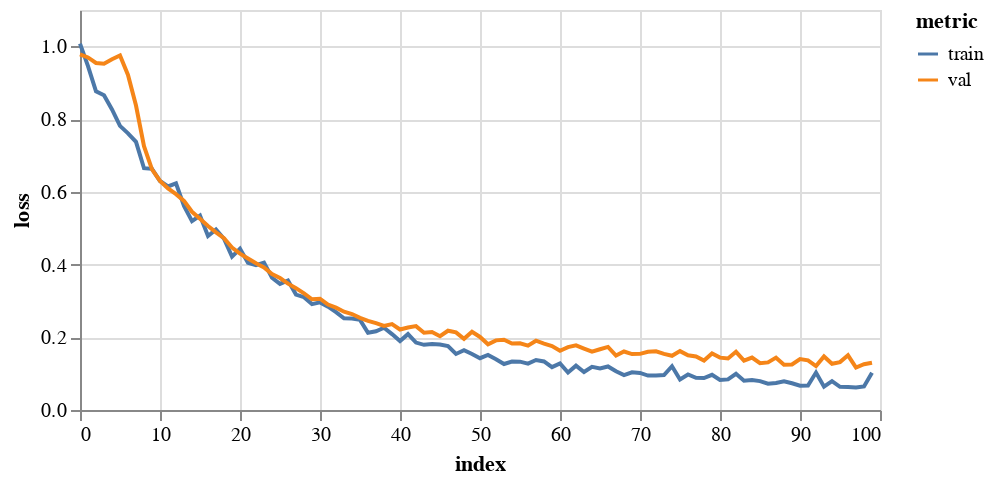

The notebook cell saved with this chart:
### Markdown cell above
## 3. Train a GCN

### Code cell
gcn = FeaStNet()
history = gcn.trainModel(trainData, valData, 
                     epochs=100, 
                     batch_size=256, 
                     flatten=True, 
                     logTrans=False, 
                     ssTrans=True, 
                     saveDir='./results/gcn01/')

plotHistory(history)

### Figure 1 — Vega-Lite specification as saved in the notebook (floating-point values rounded to 4 significant figures)
{"config": {"view": {"continuousWidth": 400, "continuousHeight": 300}}, "data": {"name": "data-d7ed430cebdc8651d9716a730777aa8d"}, "mark": "line", "encoding": {"color": {"type": "nominal", "field": "metric"}, "tooltip": [{"type": "quantitative", "field": "epoch"}, {"type": "quantitative", "field": "value"}], "x": {"type": "quantitative", "field": "index"}, "y": {"type": "quantitative", "axis": {"title": "loss"}, "field": "value"}}, "height": 200, "transform": [{"fold": ["train", "val"], "as": ["metric", "value"]}], "width": 400, "$schema": "https://vega.github.io/schema/vega-lite/v4.8.1.json", "datasets": {"data-d7ed430cebdc8651d9716a730777aa8d": [{"index": 0, "train": 1.007, "val": 0.9777}, {"index": 1, "train": 0.9456, "val": 0.9695}, {"index": 2, "train": 0.8766, "val": 0.9544}, {"index": 3, "train": 0.8657, "val": 0.9523}, {"index": 4, "train": 0.8265, "val": 0.9644}, {"index": 5, "train": 0.7813, "val": 0.9749}, {"index": 6, "train": 0.7609, "val": 0.9213}, {"index": 7, "train": 0.7374, "val": 0.8374}, {"index": 8, "train": 0.6649, "val": 0.7255}, {"index": 9, "train": 0.6631, "val": 0.6618}, {"index": 10, "train": 0.6297, "val": 0.63}, {"index": 11, "train": 0.6148, "val": 0.6092}, {"index": 12, "train": 0.6234, "val": 0.5935}, {"index": 13, "train": 0.5614, "val": 0.5751}, {"index": 14, "train": 0.5195, "val": 0.5451}, {"index": 15, "train": 0.5347, "val": 0.526}, {"index": 16, "train": 0.4785, "val": 0.5061}, {"index": 17, "train": 0.4966, "val": 0.4884}, {"index": 18, "train": 0.4708, "val": 0.4723}, {"index": 19, "train": 0.4219, "val": 0.4467}, {"index": 20, "train": 0.4435, "val": 0.43}, {"index": 21, "train": 0.4051, "val": 0.4169}, {"index": 22, "train": 0.3984, "val": 0.4037}, {"index": 23, "train": 0.4053, "val": 0.3922}, {"index": 24, "train": 0.3637, "val": 0.3738}, {"index": 25, "train": 0.3468, "val": 0.3629}, {"index": 26, "train": 0.3563, "val": 0.3475}, {"index": 27, "train": 0.3175, "val": 0.335}, {"index": 28, "train": 0.3102, "val": 0.3205}, {"index": 29, "train": 0.2913, "val": 0.3045}, {"index": 30, "train": 0.2959, "val": 0.3061}, {"index": 31, "train": 0.2843, "val": 0.29}, {"index": 32, "train": 0.2693, "val": 0.2815}, {"index": 33, "train": 0.2523, "val": 0.2703}, {"index": 34, "train": 0.2515, "val": 0.2638}, {"index": 35, "train": 0.2479, "val": 0.2534}, {"index": 36, "train": 0.2125, "val": 0.2452}, {"index": 37, "train": 0.2164, "val": 0.2388}, {"index": 38, "train": 0.2262, "val": 0.2314}, {"index": 39, "train": 0.2087, "val": 0.2364}, {"index": 40, "train": 0.1894, "val": 0.2214}, {"index": 41, "train": 0.2087, "val": 0.2268}, {"index": 42, "train": 0.1854, "val": 0.2307}, {"index": 43, "train": 0.1793, "val": 0.2123}, {"index": 44, "train": 0.1812, "val": 0.2144}, {"index": 45, "train": 0.1799, "val": 0.203}, {"index": 46, "train": 0.1756, "val": 0.2179}, {"index": 47, "train": 0.1541, "val": 0.2134}, {"index": 48, "train": 0.1643, "val": 0.1957}, {"index": 49, "train": 0.154, "val": 0.215}, {"index": 50, "train": 0.1424, "val": 0.2009}, {"index": 51, "train": 0.1513, "val": 0.1808}, {"index": 52, "train": 0.1398, "val": 0.1915}, {"index": 53, "train": 0.1266, "val": 0.1934}, {"index": 54, "train": 0.1334, "val": 0.1828}, {"index": 55, "train": 0.1329, "val": 0.1834}, {"index": 56, "train": 0.1276, "val": 0.1769}, {"index": 57, "train": 0.1375, "val": 0.1905}, {"index": 58, "train": 0.1336, "val": 0.1824}, {"index": 59, "train": 0.1178, "val": 0.176}, {"index": 60, "train": 0.1279, "val": 0.163}, {"index": 61, "train": 0.103, "val": 0.1729}, {"index": 62, "train": 0.122, "val": 0.178}, {"index": 63, "train": 0.1046, "val": 0.169}, {"index": 64, "train": 0.1185, "val": 0.1604}, {"index": 65, "train": 0.1144, "val": 0.1672}, {"index": 66, "train": 0.1197, "val": 0.1734}, {"index": 67, "train": 0.1064, "val": 0.1497}, {"index": 68, "train": 0.09588, "val": 0.1609}, {"index": 69, "train": 0.1036, "val": 0.1537}, {"index": 70, "train": 0.1018, "val": 0.1543}, {"index": 71, "train": 0.09477, "val": 0.1603}, {"index": 72, "train": 0.095, "val": 0.1613}, {"index": 73, "train": 0.09625, "val": 0.1545}, {"index": 74, "train": 0.1204, "val": 0.149}, {"index": 75, "train": 0.0841, "val": 0.1619}, {"index": 76, "train": 0.09766, "val": 0.1505}, {"index": 77, "train": 0.08864, "val": 0.1473}, {"index": 78, "train": 0.08795, "val": 0.1361}, {"index": 79, "train": 0.09664, "val": 0.1554}, {"index": 80, "train": 0.08253, "val": 0.144}, {"index": 81, "train": 0.0841, "val": 0.1416}, {"index": 82, "train": 0.09959, "val": 0.16}, {"index": 83, "train": 0.08058, "val": 0.1359}, {"index": 84, "train": 0.08228, "val": 0.1442}, {"index": 85, "train": 0.07943, "val": 0.1286}, {"index": 86, "train": 0.07215, "val": 0.1308}, {"index": 87, "train": 0.07444, "val": 0.144}, {"index": 88, "train": 0.07883, "val": 0.1248}, {"index": 89, "train": 0.07349, "val": 0.1254}, {"index": 90, "train": 0.06694, "val": 0.1401}, {"index": 91, "train": 0.06745, "val": 0.1366}, {"index": 92, "train": 0.103, "val": 0.1209}, {"index": 93, "train": 0.06401, "val": 0.1472}, {"index": 94, "train": 0.0794, "val": 0.127}, {"index": 95, "train": 0.0638, "val": 0.1317}, {"index": 96, "train": 0.06315, "val": 0.1505}, {"index": 97, "train": 0.06195, "val": 0.1167}, {"index": 98, "train": 0.06484, "val": 0.1258}, {"index": 99, "train": 0.1024, "val": 0.1302}]}}
